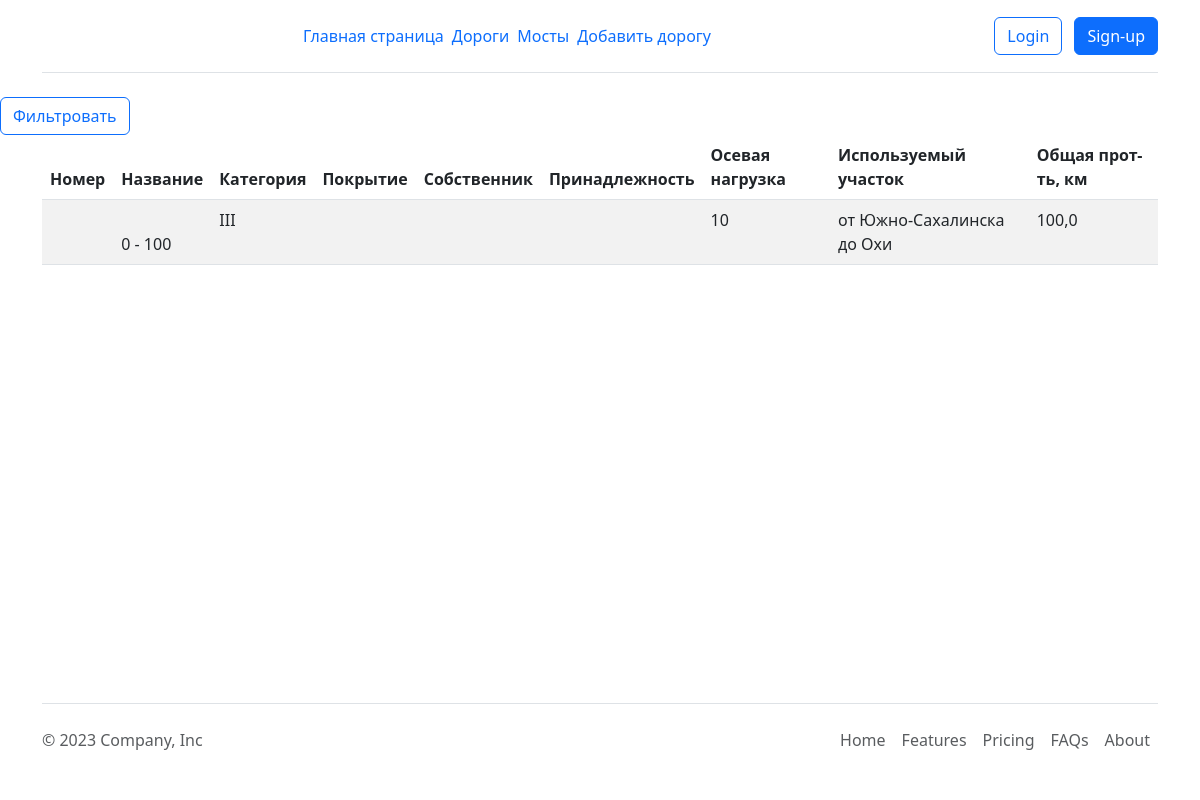
The page /roads/roadobject/1/ on the database its author committed.
### roads/models.py (models this page shows, shortened)
class Road(models.Model):
    number = models.CharField(max_length=255, verbose_name = 'Номер', null=True, default=None, blank=True)
    name = models.CharField(max_length=255, verbose_name = 'Наименование', null=True, default=None, blank=True)
    km = models.CharField(max_length=255, verbose_name = 'Километры', null=True, default=None, blank=True)
    category = models.CharField(max_length=255, verbose_name = 'Категория', null=True, default=None, blank=True)
    owner = models.CharField(max_length=255, verbose_name = 'Собственник', null=True, default=None, blank=True)
    znachenie = models.ForeignKey('Znachenie', on_delete=models.SET_NULL, verbose_name = 'Значение', null=True, blank=True)
    osevaya_nagruzka = models.CharField(max_length=255, verbose_name = 'Осевая нагрузка', null=True, default=None, blank=True)
    start_uchastka = models.CharField(max_length=255, verbose_name = 'от', null=True, default=None, blank=True)
    end_uchastka = models.CharField(max_length=255, verbose_name = 'до', null=True, default=None, blank=True)
    full_lenght = models.FloatField(verbose_name = 'Протяженность', null=True, default=None, blank=True)
    etap_proekta = models.ManyToManyField('ObjectEtap', verbose_name = 'Этапы', related_name='etap_names', null=True, default=None)
    class Meta:
        verbose_name = 'Дорога'
        verbose_name_plural = 'Дороги'

### roads/views.py (the view)
# urls.py: path('roadobject/<int:obj_id>/', RoadListObject.as_view(), name='roadobjectlist'),
class RoadListObject(ListView):
    model = Road
    template_name = 'roads/list_roads.html'
    context_object_name = 'roads'
    def get_queryset(self):
        return Road.objects.filter(etap_proekta__object_name__id=self.kwargs['obj_id'])

### roads/templates/roads/list_roads.html (shortened to what this page needs)
{% extends 'roads/base.html' %}
{% block content %}
<form action="{% url 'filterlistroads' %}" method="get">
    <button type="submit" class="btn btn-outline-primary me-1">Фильтровать</button>
</form>
<div class="container">
    <table class="table table-striped">
        <thead class="thead-dark">
            <tr>
                <th scope="col">Номер</th>
                <th scope="col">Название</th>
                <th scope="col">Категория</th>
                <th scope="col">Покрытие</th>
                <th scope="col">Собственник</th>
                <th scope="col">Принадлежность</th>
                <th scope="col">Осевая нагрузка</th>
                <th scope="col">Используемый участок</th>
                <th scope="col">Общая прот-ть, км</th>
            </tr>
        </thead>
        <tbody>
            {% for r in roads %}
            <tr>
                {% if r.subnumber %}
                <td>{{ r.number.number }}.{{ r.subnumber }}</td>
                {% else %}
                <td>{{ r.number.number }}</td>
                {% endif %}
                {% if r.km %}
                <td>{{ r.number.name }}<br> {{ r.km }}</td>
                {% else %}
                <td>{{ r.number.name }}</td>
                {% endif %}
                <td>{{ r.category }}</td>
                <td></td>
                <td>{{ r.number.owner }}</td>
                <td>{{ r.number.znachenie }}</td>
                <td>{{ r.osevaya_nagruzka }}</td>
                <td>от {{ r.start_uchastka }} до {{ r.end_uchastka }}</td>
                <td>{{ r.full_lenght }}</td>
            </tr>
            {% endfor %}
        </tbody>
    </table>
</div>
{% endblock %}

### rows shown on the page
Road: km "0 - 100", category "III", osevaya_nagruzka "10", start_uchastka "Южно-Сахалинска", end_uchastka "Охи", full_lenght "100,0"
